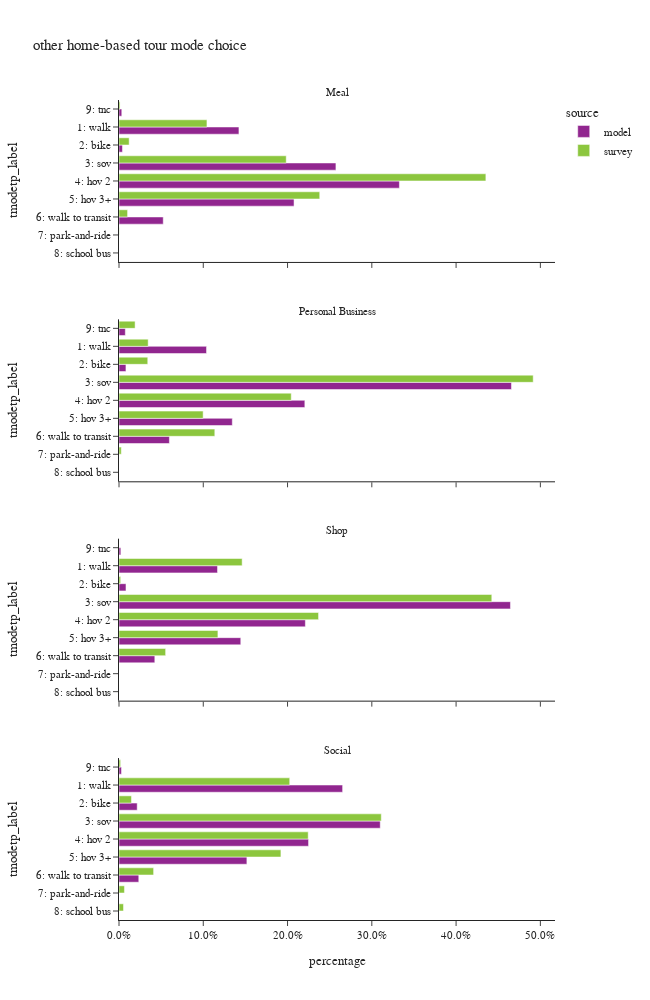

The code cell stored with this chart in its notebook:
### Code cell
df_plot = hb_tour.groupby(['source','pdpurp_label','tmodetp_label'])['toexpfac'].sum().reset_index()
df_plot['percentage'] = df_plot.groupby(['source','pdpurp_label'], group_keys=False)['toexpfac']. \
    apply(lambda x: x / float(x.sum()))

df_plot_ct = hb_tour.groupby(['source','pdpurp_label','tmodetp_label'])['toexpfac'].count().reset_index(). \
    rename(columns={'toexpfac':'sample count'})
df_plot = df_plot.merge(df_plot_ct, on=['source','pdpurp_label','tmodetp_label'])

fig = px.bar(df_plot.sort_values(['source','tmodetp_label']),
             x="percentage", y="tmodetp_label", color="source",barmode="group",
             facet_col='pdpurp_label', facet_col_wrap=1, orientation='h',
             hover_data=['sample count'],
             category_orders={"tmodetp_label":["1: walk","2: bike","3: sov","4: hov 2","5: hov 3+","6: walk to transit",
                                               "7: park-and-ride","8: school bus","9: other–survey only"]},
             title="other home-based tour mode choice")
fig.update_layout(height=1000, width=650)
fig.for_each_annotation(lambda a: a.update(text = a.text.split("=")[-1]))
fig.for_each_xaxis(lambda a: a.update(tickformat = ".1%"))
fig.show()

### Figure 1 — Plotly figure (JSON) as saved in the notebook; plotly's stock layout.template omitted (floating-point values rounded to 4 significant figures)
{"data": [{"alignmentgroup": "True", "customdata": [[46239], [1327], [83634], [108101], [67486], [17058], [1070]], "hovertemplate": "source=model<br>pdpurp_label=Meal<br>percentage=%{x}<br>tmodetp_label=%{y}<br>sample count=%{customdata[0]}<extra></extra>", "legendgroup": "model", "marker": {"color": "#91268F", "pattern": {"shape": ""}}, "name": "model", "offsetgroup": "model", "orientation": "h", "showlegend": true, "textposition": "auto", "type": "bar", "x": [0.1423, 0.004084, 0.2574, 0.3327, 0.2077, 0.0525, 0.003293], "xaxis": "x4", "y": ["1: walk", "2: bike", "3: sov", "4: hov 2", "5: hov 3+", "6: walk to transit", "9: tnc"], "yaxis": "y4"}, {"alignmentgroup": "True", "customdata": [[40778], [3229], [182854], [86588], [52788], [23476], [2943]], "hovertemplate": "source=model<br>pdpurp_label=Personal Business<br>percentage=%{x}<br>tmodetp_label=%{y}<br>sample count=%{customdata[0]}<extra></extra>", "legendgroup": "model", "marker": {"color": "#91268F", "pattern": {"shape": ""}}, "name": "model", "offsetgroup": "model", "orientation": "h", "showlegend": false, "textposition": "auto", "type": "bar", "x": [0.1039, 0.008223, 0.4657, 0.2205, 0.1344, 0.05979, 0.007495], "xaxis": "x3", "y": ["1: walk", "2: bike", "3: sov", "4: hov 2", "5: hov 3+", "6: walk to transit", "9: tnc"], "yaxis": "y3"}, {"alignmentgroup": "True", "customdata": [[84017], [5954], [333861], [158942], [103856], [30545], [1568]], "hovertemplate": "source=model<br>pdpurp_label=Shop<br>percentage=%{x}<br>tmodetp_label=%{y}<br>sample count=%{customdata[0]}<extra></extra>", "legendgroup": "model", "marker": {"color": "#91268F", "pattern": {"shape": ""}}, "name": "model", "offsetgroup": "model", "orientation": "h", "showlegend": false, "textposition": "auto", "type": "bar", "x": [0.1169, 0.008284, 0.4645, 0.2211, 0.1445, 0.0425, 0.002182], "xaxis": "x2", "y": ["1: walk", "2: bike", "3: sov", "4: hov 2", "5: hov 3+", "6: walk to transit", "9: tnc"], "yaxis": "y2"}, {"alignmentgroup": "True", "customdata": [[380289], [30936], [444289], [322346], [217483], [33637], [4226]], "hovertemplate": "source=model<br>pdpurp_label=Social<br>percentage=%{x}<br>tmodetp_label=%{y}<br>sample count=%{customdata[0]}<extra></extra>", "legendgroup": "model", "marker": {"color": "#91268F", "pattern": {"shape": ""}}, "name": "model", "offsetgroup": "model", "orientation": "h", "showlegend": false, "textposition": "auto", "type": "bar", "x": [0.2653, 0.02159, 0.31, 0.2249, 0.1517, 0.02347, 0.002949], "xaxis": "x", "y": ["1: walk", "2: bike", "3: sov", "4: hov 2", "5: hov 3+", "6: walk to transit", "9: tnc"], "yaxis": "y"}, {"alignmentgroup": "True", "customdata": [[210], [25], [205], [211], [97], [42], [3], [5]], "hovertemplate": "source=survey<br>pdpurp_label=Meal<br>percentage=%{x}<br>tmodetp_label=%{y}<br>sample count=%{customdata[0]}<extra></extra>", "legendgroup": "survey", "marker": {"color": "#8CC63E", "pattern": {"shape": ""}}, "name": "survey", "offsetgroup": "survey", "orientation": "h", "showlegend": true, "textposition": "auto", "type": "bar", "x": [0.1043, 0.01204, 0.1984, 0.4353, 0.2382, 0.01018, 0.0002443, 0.001234], "xaxis": "x4", "y": ["1: walk", "2: bike", "3: sov", "4: hov 2", "5: hov 3+", "6: walk to transit", "7: park-and-ride", "9: tnc"], "yaxis": "y4"}, {"alignmentgroup": "True", "customdata": [[90], [9], [391], [188], [63], [80], [4], [17]], "hovertemplate": "source=survey<br>pdpurp_label=Personal Business<br>percentage=%{x}<br>tmodetp_label=%{y}<br>sample count=%{customdata[0]}<extra></extra>", "legendgroup": "survey", "marker": {"color": "#8CC63E", "pattern": {"shape": ""}}, "name": "survey", "offsetgroup": "survey", "orientation": "h", "showlegend": false, "textposition": "auto", "type": "bar", "x": [0.03462, 0.03413, 0.4915, 0.2044, 0.09984, 0.1137, 0.002717, 0.01911], "xaxis": "x3", "y": ["1: walk", "2: bike", "3: sov", "4: hov 2", "5: hov 3+", "6: walk to transit", "7: park-and-ride", "9: tnc"], "yaxis": "y3"}, {"alignmentgroup": "True", "customdata": [[310], [17], [627], [316], [128], [76], [2]], "hovertemplate": "source=survey<br>pdpurp_label=Shop<br>percentage=%{x}<br>tmodetp_label=%{y}<br>sample count=%{customdata[0]}<extra></extra>", "legendgroup": "survey", "marker": {"color": "#8CC63E", "pattern": {"shape": ""}}, "name": "survey", "offsetgroup": "survey", "orientation": "h", "showlegend": false, "textposition": "auto", "type": "bar", "x": [0.1461, 0.001955, 0.4424, 0.2368, 0.1174, 0.05535, 3.372e-05], "xaxis": "x2", "y": ["1: walk", "2: bike", "3: sov", "4: hov 2", "5: hov 3+", "6: walk to transit", "8: school bus"], "yaxis": "y2"}, {"alignmentgroup": "True", "customdata": [[1107], [105], [865], [526], [367], [132], [15], [5], [12]], "hovertemplate": "source=survey<br>pdpurp_label=Social<br>percentage=%{x}<br>tmodetp_label=%{y}<br>sample count=%{customdata[0]}<extra></extra>", "legendgroup": "survey", "marker": {"color": "#8CC63E", "pattern": {"shape": ""}}, "name": "survey", "offsetgroup": "survey", "orientation": "h", "showlegend": false, "textposition": "auto", "type": "bar", "x": [0.2026, 0.01477, 0.3112, 0.2245, 0.1921, 0.04107, 0.006472, 0.005328, 0.001908], "xaxis": "x", "y": ["1: walk", "2: bike", "3: sov", "4: hov 2", "5: hov 3+", "6: walk to transit", "7: park-and-ride", "8: school bus", "9: tnc"], "yaxis": "y"}], "layout": {"annotations": [{"font": {}, "showarrow": false, "text": "Social", "x": 0.5, "xanchor": "center", "xref": "paper", "y": 0.1975, "yanchor": "bottom", "yref": "paper"}, {"font": {}, "showarrow": false, "text": "Shop", "x": 0.5, "xanchor": "center", "xref": "paper", "y": 0.465, "yanchor": "bottom", "yref": "paper"}, {"font": {}, "showarrow": false, "text": "Personal Business", "x": 0.5, "xanchor": "center", "xref": "paper", "y": 0.7325, "yanchor": "bottom", "yref": "paper"}, {"font": {}, "showarrow": false, "text": "Meal", "x": 0.5, "xanchor": "center", "xref": "paper", "y": 1.0, "yanchor": "bottom", "yref": "paper"}], "barmode": "group", "height": 1000, "legend": {"title": {"text": "source"}, "tracegroupgap": 0}, "title": {"text": "other home-based tour mode choice"}, "width": 650, "xaxis": {"anchor": "y", "domain": [0.0, 1.0], "tickformat": ".1%", "title": {"text": "percentage"}}, "xaxis2": {"anchor": "y2", "domain": [0.0, 1.0], "matches": "x", "showticklabels": false, "tickformat": ".1%"}, "xaxis3": {"anchor": "y3", "domain": [0.0, 1.0], "matches": "x", "showticklabels": false, "tickformat": ".1%"}, "xaxis4": {"anchor": "y4", "domain": [0.0, 1.0], "matches": "x", "showticklabels": false, "tickformat": ".1%"}, "yaxis": {"anchor": "x", "categoryarray": ["9: other–survey only", "8: school bus", "7: park-and-ride", "6: walk to transit", "5: hov 3+", "4: hov 2", "3: sov", "2: bike", "1: walk"], "categoryorder": "array", "domain": [0.0, 0.1975], "title": {"text": "tmodetp_label"}}, "yaxis2": {"anchor": "x2", "categoryarray": ["9: other–survey only", "8: school bus", "7: park-and-ride", "6: walk to transit", "5: hov 3+", "4: hov 2", "3: sov", "2: bike", "1: walk"], "categoryorder": "array", "domain": [0.2675, 0.465], "matches": "y", "title": {"text": "tmodetp_label"}}, "yaxis3": {"anchor": "x3", "categoryarray": ["9: other–survey only", "8: school bus", "7: park-and-ride", "6: walk to transit", "5: hov 3+", "4: hov 2", "3: sov", "2: bike", "1: walk"], "categoryorder": "array", "domain": [0.535, 0.7325], "matches": "y", "title": {"text": "tmodetp_label"}}, "yaxis4": {"anchor": "x4", "categoryarray": ["9: other–survey only", "8: school bus", "7: park-and-ride", "6: walk to transit", "5: hov 3+", "4: hov 2", "3: sov", "2: bike", "1: walk"], "categoryorder": "array", "domain": [0.8025, 1.0], "matches": "y", "title": {"text": "tmodetp_label"}}}}
